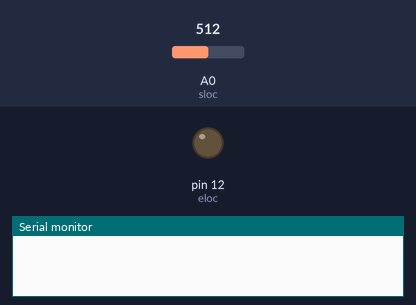
Recording of a sketch running on a simulated Arduino Uno, built with avr-gcc and run on an emulated ATmega328P. Parts: output pins drawn as LEDs (lit = HIGH), the last lines printed to the serial monitor. Inputs (shaded band) come from the test bench; at power-on: A0 (sloc) = 512.

Above: at 0.1 s.
At 3.1 s:
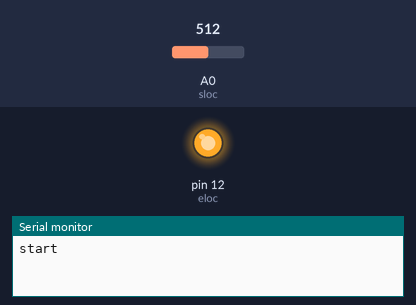
Timing chart, 0 to 5.3 s (numbered marks = the images above):
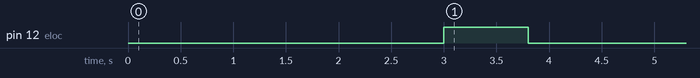

The sketch:

_140507_FirstTachometer.ino
```cpp
/*code objective: measure light pulses as something goes in between a light emitter and sensor
  thus, will be able to measure something like RPM's, etc.

*/

//NOTE: CORRECT SETUP:
// HIGH >> PH-RES >> SENS-PIN >> RESISTOR >> GND
//produces: dark = low values, bright = high

//global varspace
int smax=0;
int smin=0;
int smid=0;
int sloc=0;  //sensor location
int eloc=12; //emitter location
int sval=0;
int prevLED=0;

//temp vars
int prevTime=0;
int currTime=0;
int loopTime=0;
int waitTime=0;

void setup(){
  //initialize system
  Serial.begin(9600);
  delay(3000);
  Serial.println("start");
  pinMode(eloc,OUTPUT);

  //get "off" reading
  smin=analogRead(sloc);

  //get "on" reading
  digitalWrite(eloc,HIGH);
  delay(600);
  smax=analogRead(sloc);
  delay(200);
  digitalWrite(eloc,LOW);
  delay(200);
  //setup "threshold"
  smid=(smax+smin)/2;

  Serial.println("min \t max \t mid");
  Serial.print(smin);  Serial.print("\t");
  Serial.print(smax);  Serial.print("\t");
  Serial.println(smid);
  //loopTime setup
  currTime=millis();

  //LED setup
  sval=analogRead(sloc);
  if(sval<=smid)prevLED=0; //LED on
  else if(sval>smid)prevLED=1; //LED off
  } //setup

/* - - - - - - - - - - - - - - - - - - - - - - - - - - - - - - - */

void loop(){

sval=analogRead(sloc);
Serial.println(sval);
delay(250);

}//main loop
```
